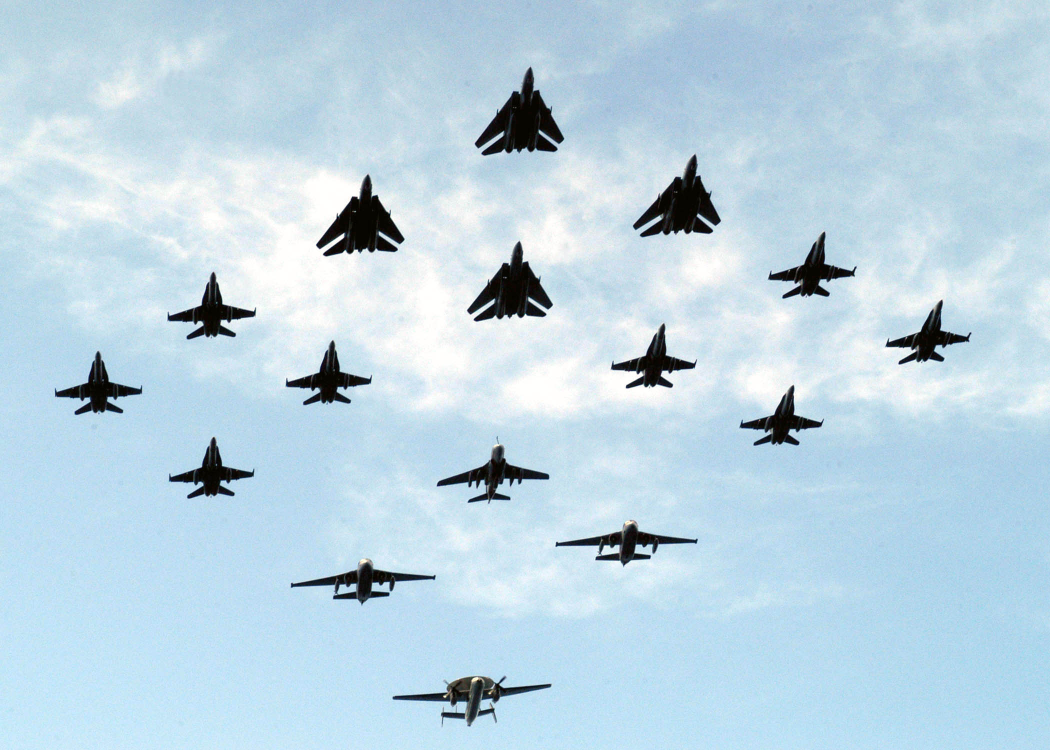
#> input picture data/planes/samolot00.jpg, 2100 x 1500 px (shown at 1/2 size); its folder holds only this picture in this run
$ python 4.py   (older library calls are emulated)
#> lines starting #> are read from the running program, lines starting #| are printed output that depends on the picture; after the words box and inside, x2 and y2 are one past the last pixel; in counts of white or black regions, pixels touching at a corner belong together
print("[IMAGES]")
# montage ready_*.jpg -geometry +2+2 samoloty.jpg

import random
import numpy as np

from glob import glob
from tqdm import tqdm
from skimage import io
from skimage import img_as_float
from scipy import ndimage as ndi
from skimage.feature import canny
from skimage.color import rgb2hed
from skimage.transform import resize
from skimage.measure import regionprops
from skimage.exposure import rescale_intensity
from skimage.restoration import denoise_nl_means
from skimage.filters import prewitt, threshold_minimum
from skimage.morphology import reconstruction, remove_small_objects
from skimage.color import rgb2gray, label2rgb
from PIL import Image, ImageDraw

for path in tqdm(glob("data/planes/*.jpg")):
    print(path)
    img = io.imread(path)
#> img is the input picture: shape (1500, 2100, 3); mean R, G, B 188.3, 212.9, 226.9
    img_resized = resize(img, (300, int(img.shape[1] * 300 / img.shape[0])),
                         anti_aliasing=True)

    image = img_as_float(img_resized)

    ihc_hed = rgb2hed(image)
#> ihc_hed: shape (300, 420, 3) float64; mean of channels 0, 1, 2 0.0399, 2.88e-07, 0.00861
    h = rescale_intensity(ihc_hed[:, :, 0], out_range=(0, 1))
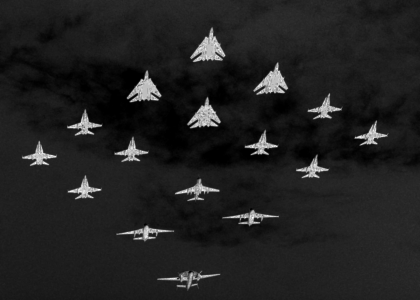
#> h: shape (300, 420) float64; min 0, max 1, mean 0.13
    d = rescale_intensity(ihc_hed[:, :, 2], out_range=(0, 1))
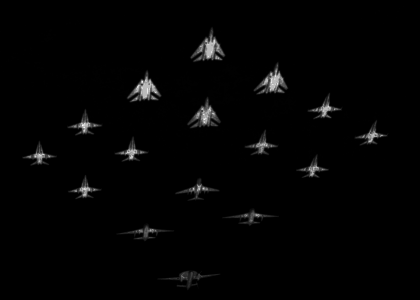
#> d: shape (300, 420) float64; min 0, max 1, mean 0.0141
    zdh = np.dstack((np.zeros_like(h), d, h))
#> zdh: shape (300, 420, 3) float64; mean of channels 0, 1, 2 0, 0.0141, 0.13

    image = rgb2gray(zdh)

    p2, p98 = np.percentile(image, (0.5, 99.5))
#> p2 = 0.00144; p98 = 0.503
    image = rescale_intensity(image, in_range=(p2, p98))

    image = prewitt(image)

    patch_kw = dict(
        patch_size=1,  # 5x5 patches
        patch_distance=5,  # 13x13 search area
        multichannel=False,
    )

    image = denoise_nl_means(image, h=0.95, fast_mode=True, **patch_kw)
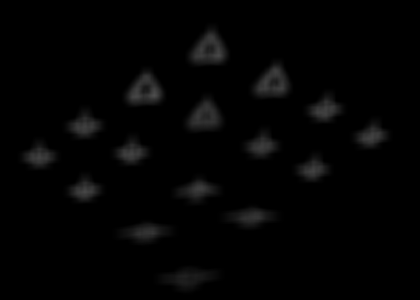
#> image: shape (300, 420) float64; min 0.000269, max 0.306, mean 0.0145

    dilated = image

    dilated_black = dilated

    thresh = threshold_minimum(dilated_black)
#> thresh = 0.154
    binary = dilated_black > thresh
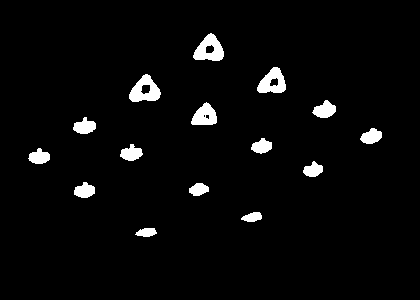
#> binary: shape (300, 420) bool; 3.5% white; 15 white regions, largest, box (x1, y1, x2, y2) and area: (193, 33, 224, 61) 527, (129, 74, 161, 102) 526, (257, 67, 286, 93) 477
    dilated_black = binary

    elevation_map = prewitt(dilated_black)

    edges = canny(elevation_map)
#> edges: shape (300, 420) bool; 1.9% white in thin lines or dots, all inside (x1, y1, x2, y2) = (27, 32, 384, 239)

    fill_planes = ndi.binary_fill_holes(edges)
#> fill_planes: shape (300, 420) bool; 5.3% white; 15 white regions
    fill_planes = remove_small_objects(fill_planes, 10 * 10)

    labeled_planes, _ = ndi.label(fill_planes)
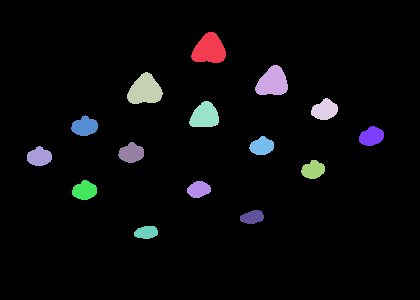
#> labeled_planes: shape (300, 420) int32; 16 distinct labels, from 0 to 15; one colour per label, 0 black
    # image_label_overlay = label2rgb(labeled_planes, image=img_resized)

    regions = regionprops(labeled_planes)
#> regions = 15 regions; largest, box (x1, y1, x2, y2) and area: (127, 72, 163, 104) 788, (191, 32, 226, 63) 772, (255, 65, 288, 95) 712, (189, 101, 219, 127) 581, (311, 98, 338, 120) 414

    image = Image.fromarray((img_resized * 255).astype(np.uint8))
#> image: PIL image 420x300 RGB

    draw = ImageDraw.Draw(image)

    color_but_not_blue = lambda: (
        random.randint(0, 255),
        random.randint(0, 255),
        random.randint(0, 255 // 2),
    )
    colors = ["#%02x%02x%02x" % color_but_not_blue() for _ in range(20)]
#> colors = ['#c5d70a', '#84f867', '#9bf45b', '#6f4748', '#473040', '#4b9e19', '#25a978', '#33b56f', '#a1687a', '#e2850f', '#072f66', '#00fc55', '#7ca610', '#61713d', '#48e517', '#29a37d', '#379a4a', '#3faa34', '#93e317', '#c5a23d']
    colors_idx = 0
    for props in regions:
        y0, x0 = props.centroid
        arr = [
            (x0 - 1, y0 - 1),
            (x0 - 1, y0),
            (x0 - 1, y0 + 1),
            (x0, y0 - 1),
            (x0, y0),
            (x0, y0 + 1),
            (x0 + 1, y0 - 1),
            (x0 + 1, y0),
            (x0 + 1, y0 + 1),
        ]

        draw.point(arr)
        coords = []
        fimg = props.filled_image
        nimg = np.zeros(fimg.shape)
        print("+ samolot")
        fimg = np.pad(fimg, [(0, 1), (0, 1)], mode="constant")
        for i in range(fimg.shape[0]):
            for j in range(fimg.shape[1]):
                try:
                    if fimg[i, j] is False:
                        continue
                    arr = [
                        fimg[i - 1, j - 1],
                        fimg[i - 1, j],
                        fimg[i - 1, j + 1],
                        fimg[i, j - 1],
                        fimg[i, j + 1],
                        fimg[i + 1, j - 1],
                        fimg[i + 1, j],
                        fimg[i + 1, j + 1],
                    ]
                    if int(fimg[i, j]) is not 0 and 0 in map(int, arr):
                        nimg[i, j] = 1
                except:
                    pass
        indx = np.nonzero(nimg)
        coords = np.vstack(
            [indx[i] + props.slice[i].start for i in range(props._ndim)]).T
        coords_norm = [(pts[1], pts[0]) for pts in coords]
        draw.point(coords_norm, fill=colors[colors_idx])
        colors_idx += 1
#> this loop made 15 passes
#> (y0, x0, indx) on passes 1 to 11: (49.12, 208.9, 130 positions, rows 0 to 30, columns 0 to 34), (81.89, 272.2, 124 positions, rows 0 to 29, columns 0 to 32), (89.93, 144.6, 134 positions, rows 0 to 31, columns 0 to 35), (109.5, 324.4, 94 positions, rows 0 to 21, columns 0 to 26), (115.5, 204.3, 108 positions, rows 0 to 25, columns 0 to 29), (126.1, 84.3, 91 positions, rows 0 to 20, columns 0 to 26), (136.1, 371.1, 86 positions, rows 0 to 19, columns 0 to 24), (145.9, 261.5, 84 positions, rows 0 to 18, columns 0 to 24), (152.7, 131, 90 positions, rows 0 to 20, columns 0 to 25), (156.4, 38.93, 86 positions, rows 0 to 19, columns 0 to 24), (169.5, 312.7, 82 positions, rows 0 to 18, columns 0 to 23)
#| + samolot
#| + samolot
#| + samolot
#| + samolot
#| + samolot
#| + samolot
#| + samolot
#| + samolot
#> (further printed lines are left out)
#> pass 1, `fimg = np.pad(fimg, [(0, 1), (0, 1)], mode="constant")`:
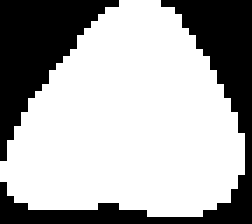
#> fimg: shape (32, 36) bool (shown 7 times larger); 67% white; 2 black regions, box (x1, y1, x2, y2) and area: (0, 0, 36, 32) 214, (0, 0, 17, 23) 166
#> after the loop, colors_idx = 15

    # image.show()
    image.save(f"ready_{path.split('/')[-1]}")
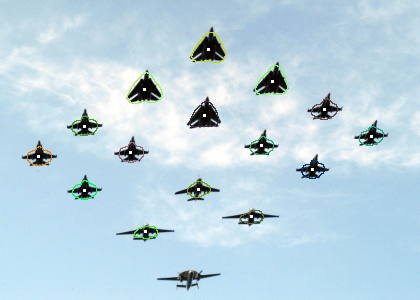
#> saved as ready_samolot00.jpg: PIL image 420x300 RGB; mean R, G, B 187.6, 212.7, 225.5

$ run again, on data/planes/samolot04.jpg
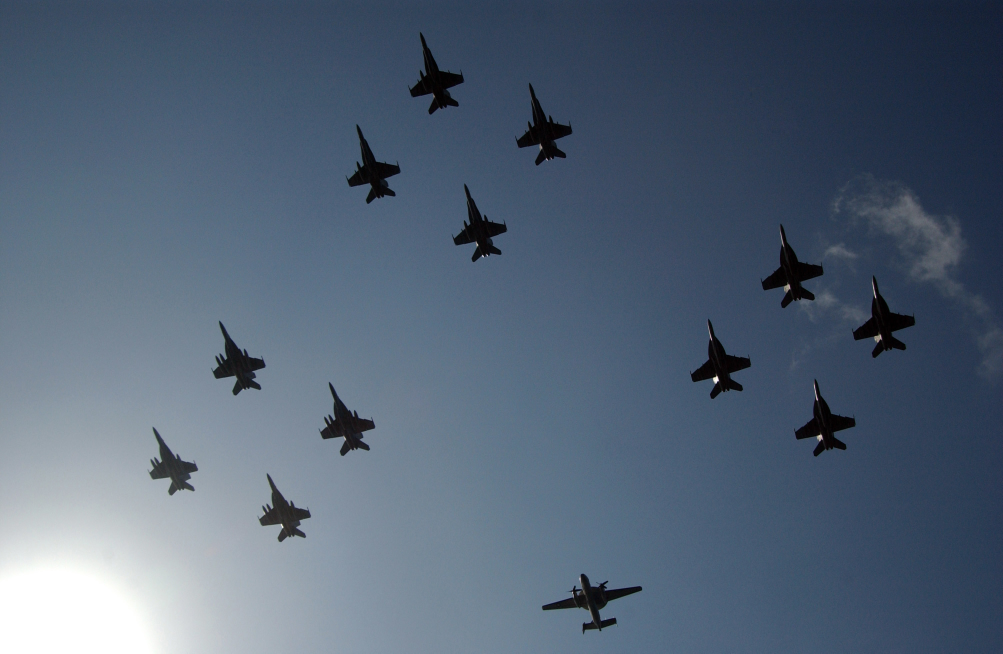
#> input picture data/planes/samolot04.jpg, 3008 x 1960 px (shown at 1/3 size)
#> img is the input picture: shape (1960, 3008, 3); mean R, G, B 83.7, 99.3, 118
#> ihc_hed: shape (300, 460, 3) float64; mean of channels 0, 1, 2 0.129, 4.99e-06, 0.036
#> zdh: shape (300, 460, 3) float64; mean of channels 0, 1, 2 0, 0.0849, 0.265
#> p2 = 1.34e-17; p98 = 0.47
#> thresh = 0.128
#> binary: shape (300, 460) bool; 2.4% white; 12 white regions (1 under 20 px), largest, box (x1, y1, x2, y2) and area: (392, 134, 419, 164) 453, (350, 111, 377, 141) 450, (366, 182, 392, 209) 447
#> edges: shape (300, 460) bool; 1.2% white in thin lines or dots, all inside (x1, y1, x2, y2) = (160, 21, 421, 290)
#> `labeled_planes, _ = ndi.label(fill_planes)`:
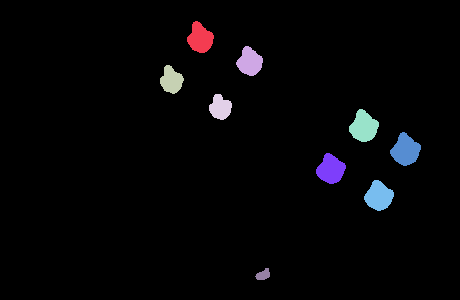
#> labeled_planes: shape (300, 460) int32; 10 distinct labels, from 0 to 9; one colour per label, 0 black
#> regions = 9 regions; largest, box (x1, y1, x2, y2) and area: (390, 132, 421, 166) 674, (349, 109, 379, 142) 657, (364, 180, 394, 211) 621, (316, 153, 346, 184) 618, (187, 21, 214, 53) 571
#> colors = ['#c5d70a', '#84f867', '#9bf45b', '#6f4748', '#473040', '#4b9e19', '#25a978', '#33b56f', '#a1687a', '#e2850f', '#072f66', '#00fc55', '#7ca610', '#61713d', '#48e517', '#29a37d', '#379a4a', '#3faa34', '#93e317', '#c5a23d']
#> the loop `for props in regions:` made 9 passes
#> (y0, x0, indx) on passes 1 to 7: (37.94, 199.8, 114 positions, rows 0 to 31, columns 0 to 26), (61.51, 249.3, 110 positions, rows 0 to 29, columns 0 to 26), (79.89, 171, 102 positions, rows 0 to 28, columns 0 to 23), (107.1, 219.9, 94 positions, rows 0 to 25, columns 0 to 22), (126.4, 363.4, 122 positions, rows 0 to 32, columns 0 to 29), (149.8, 405.2, 126 positions, rows 0 to 33, columns 0 to 30), (169, 330.4, 118 positions, rows 0 to 30, columns 0 to 29)
#> (printed output is left out)
#> after the loop `for props in regions:`: colors_idx = 9
#> `image.save(f"ready_{path.split('/')[-1]}")`:
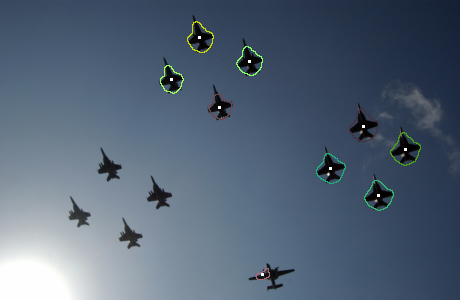
#> saved as ready_samolot04.jpg: PIL image 460x300 RGB; mean R, G, B 83.7, 99.6, 117.6

$ run again, on data/planes/samolot01.jpg
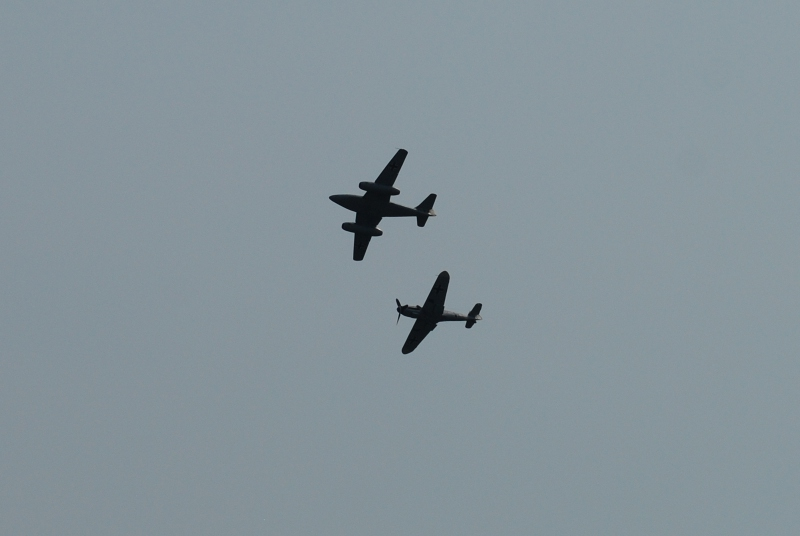
#> input picture data/planes/samolot01.jpg, 800 x 536 px
#> img is the input picture: shape (536, 800, 3); mean R, G, B 133.8, 147.7, 154.8
#> ihc_hed: shape (300, 447, 3) float64; mean of channels 0, 1, 2 0.0648, 0, 0.0262
#> zdh: shape (300, 447, 3) float64; mean of channels 0, 1, 2 0, 0.0382, 0.0873
#> p2 = 0.0117; p98 = 0.626
#> thresh = 0.0911
#> binary: shape (300, 447) bool; 2.5% white; 2 white regions, box (x1, y1, x2, y2) and area: (183, 81, 247, 149) 1954, (218, 149, 273, 201) 1369
#> edges: shape (300, 447) bool; 0.81% white in thin lines or dots, all inside (x1, y1, x2, y2) = (181, 79, 274, 203)
#> fill_planes: shape (300, 447) bool; 3.2% white; 2 white regions
#> labeled_planes: shape (300, 447) int32; 3 distinct labels, from 0 to 2
#> regions = 2 regions; box (x1, y1, x2, y2) and area: (181, 79, 249, 151) 2571, (216, 147, 274, 203) 1779
#> colors = ['#c5d70a', '#84f867', '#9bf45b', '#6f4748', '#473040', '#4b9e19', '#25a978', '#33b56f', '#a1687a', '#e2850f', '#072f66', '#00fc55', '#7ca610', '#61713d', '#48e517', '#29a37d', '#379a4a', '#3faa34', '#93e317', '#c5a23d']
#> the loop `for props in regions:` made 2 passes
#> (y0, x0, indx, colors_idx) on passes 1 to 2: (114.8, 213, 306 positions, rows 0 to 71, columns 0 to 67, 1), (175.1, 242.5, 246 positions, rows 0 to 55, columns 0 to 57, 2)
#> (printed output is left out)
#> after the loop `for props in regions:`: colors_idx = 2
#> `image.save(f"ready_{path.split('/')[-1]}")`:
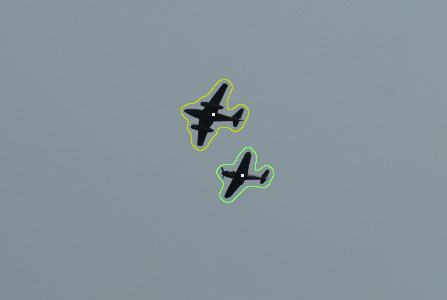
#> saved as ready_samolot01.jpg: PIL image 447x300 RGB; mean R, G, B 133.5, 147.5, 153.9
